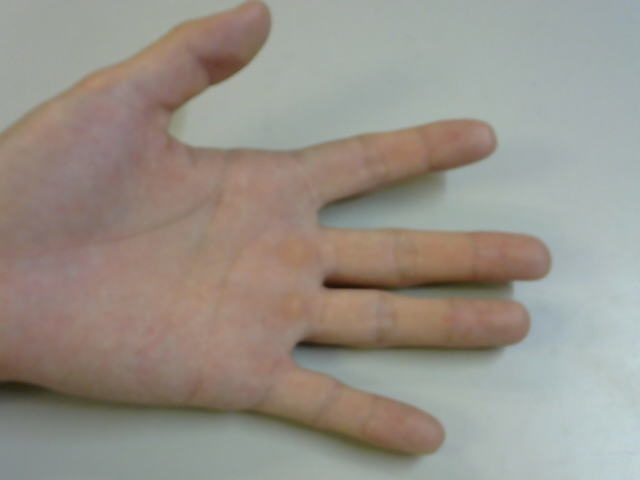
#> input picture Image1.png, 640 x 480 px
$ python RIV6.py
#> lines starting #> are read from the running program, lines starting #| are printed output that depends on the picture; after the words box and inside, x2 and y2 are one past the last pixel; in counts of white or black regions, pixels touching at a corner belong together
# -*- coding: utf-8 -*-
"""
Created on Fri Mar  8 17:29:18 2024
https://www.bogotobogo.com/python/OpenCV_Python/python_opencv3_mean_shift_tracking_segmentation.php
"""
import numpy as np
import cv2 as cv
import time
import matplotlib.pyplot as plt

roi = cv.imread('Image1.png'); roi_rgb=cv.cvtColor(roi, cv.COLOR_BGR2RGB);
#> further down, roi is the input picture: shape (480, 640, 3); mean B, G, R 136.8, 145.7, 152
target = cv.imread('Image2.png'); target_rgb=cv.cvtColor(target, cv.COLOR_BGR2RGB);
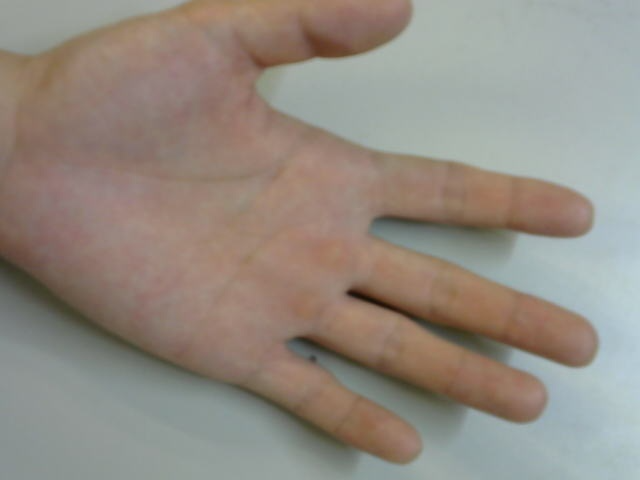
#> input picture Image2.png, 640 x 480 px
#> further down, target is the input picture: shape (480, 640, 3); mean B, G, R 129.6, 139, 147.3


roi_hsv = cv.cvtColor(roi,cv.COLOR_BGR2HSV)
#> roi_hsv: shape (480, 640, 3); mean H, S, V 45.5, 41.6, 157.2
x=y=200; h=w=100; roi_hsv = roi_hsv[y:y+h,x:x+w,:]
#> after `roi_hsv = roi_hsv[y:y + h, x:x + w, :]`: roi_hsv: shape (100, 100, 3); mean H, S, V 11, 69.8, 160.4
target_hsv  = cv.cvtColor(target,cv.COLOR_BGR2HSV)
#> target_hsv: shape (480, 640, 3); mean H, S, V 42.6, 48.1, 152.8

# roihist = cv.calcHist([roi_hsv],[0], None, [180], [0, 180] )
# cv.normalize(roihist,roihist,0,255,cv.NORM_MINMAX)
# dst = cv.calcBackProject([target_hsv],[0],roihist,[0,180],1)

# # calculating object histogram
roihist = cv.calcHist([roi_hsv],[0, 1], None, [180, 256], [0, 180, 0, 256] )
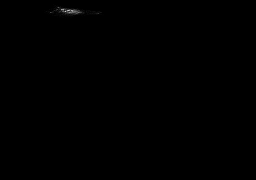
#> roihist: shape (180, 256) float32; min 0, max 204, mean 0.2

# normalize histogram and apply backprojection
cv.normalize(roihist,roihist,0,255,cv.NORM_MINMAX)
#> roihist: shape (180, 256) float32; 0.89% of pixels changed, all inside (x1, y1, x2, y2) = (42, 4, 104, 19)

# Back Projection is a way of recording how well the pixels of a given image fit the distribution of pixels in a histogram model.
# calculate the histogram model of a feature and then use it to find this feature in an image.
dst = cv.calcBackProject([target_hsv],[0,1],roihist,[0,180,0,256],1)
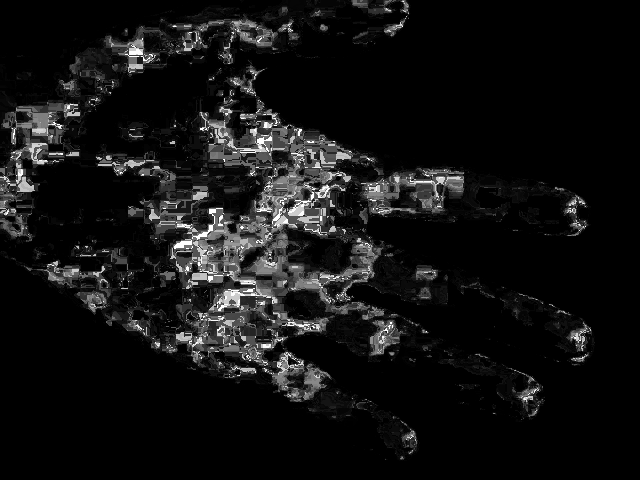
#> dst: shape (480, 640); min 0, max 255, mean 18.3

# Now convolute with circular disc
# disc = cv.getStructuringElement(cv.MORPH_ELLIPSE,(5,5))
# cv.filter2D(dst,-1,disc,dst)

rec = cv.rectangle(roi_rgb, (x,y), (x+w,y+h), 255,2)

plt.figure(1)
plt.subplot(221); plt.imshow(roi_rgb); plt.axis('off')
plt.subplot(222); plt.imshow(target_rgb); plt.axis('off')
#> (the run stopped early here; a loop or call above may not have finished)
